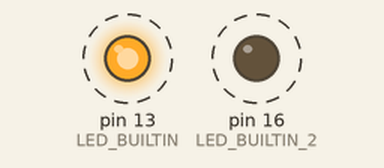
Simulated run of this sketch. Board: Arduino Uno, built with avr-gcc and run on an emulated ATmega328P. Shown: output pins drawn as LEDs (lit = HIGH). Dashed ring = blinking.

Above: at 0.5 s.
Timing chart, 0 to 4.6 s (numbered marks = the images above):
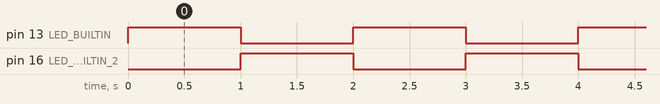

The sketch:

Blink.ino
```cpp
/*
  Blink

  Enciende los dos LED integrados en la placa NodeMCU alternativamente.

  Las placas NodeMCU 1.0 basadas en el ESP-12E cuentan con dos Leds integrados.
  Cada uno de ellos está asociados a los pines D0 (GPIO16) y D4 (GPIO2).
  El led conectado al D4 pertenece al módulo ESP-12E y el conectado al D0 pertenece
  a la propia placa NodeMCU.

  Estos leds tienen la polaridad invertida, lo que significa que si se ponen en
  estado LOW (0V), el led se enciende. Mientras que si se pone en estado HIGH (3,3V)
  el led se apaga.

  Basado en el ejemplo "Blink" original de Arduino, de dominio público.
  http://www.arduino.cc/en/Tutorial/Blink

  modificado el 3 de enero de 2020
  por Juan F. Bermejo (@juanfbermejo - https://github.com/jfbermejo)

*/

// Define la constante para el segundo LED integrado conectado a GPIO16 (D0)
#define LED_BUILTIN_2 16

// la función setup se ejecuta una vez en el arranque o reinicio de la placa
void setup() {
  // inicializa los los pines de los led como output
  pinMode(LED_BUILTIN, OUTPUT);
  pinMode(LED_BUILTIN_2, OUTPUT);
}

// la función loop se ejecuta continuamente hasta el infinito y más allá
void loop() {
  digitalWrite(LED_BUILTIN, HIGH);   // apaga el LED D2 y enciende el D0
  digitalWrite(LED_BUILTIN_2, LOW);
  delay(1000);                       // espera un segundo
  digitalWrite(LED_BUILTIN, LOW);    // enciende el LED D2 y apaga el D0
  digitalWrite(LED_BUILTIN_2, HIGH);
  delay(1000);                       // espera un segundo
}
```

Measured:
- by itself, pin 13 (LED_BUILTIN), pin 16 (LED_BUILTIN_2): alternates HIGH for 1.0 s and LOW for 1.0 s
